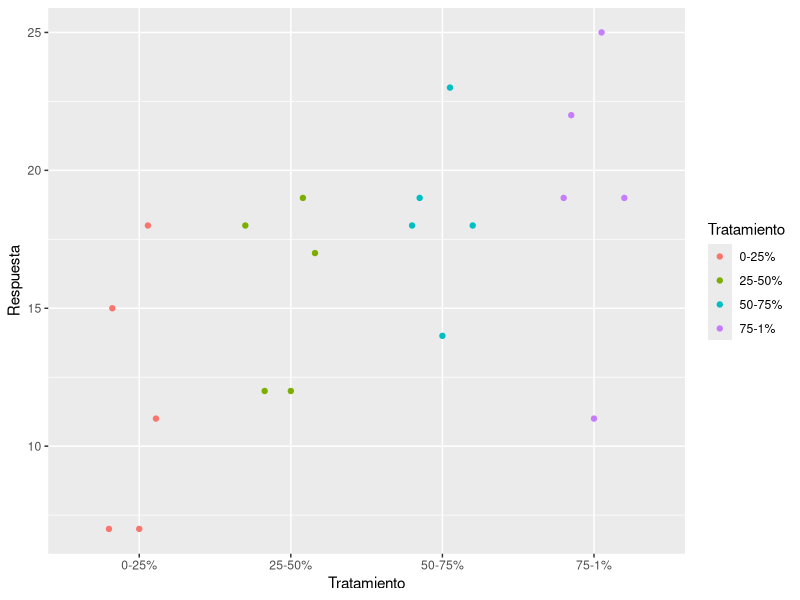
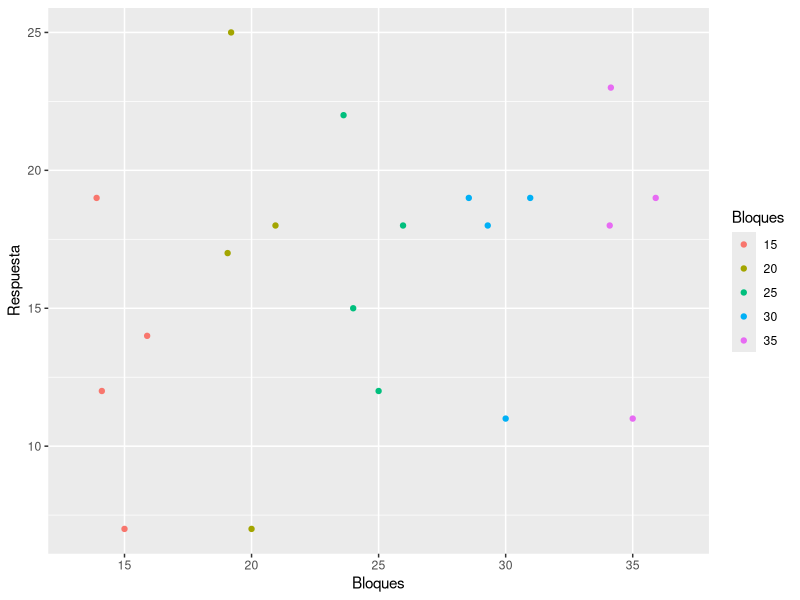

Source code (R) for these figures, in order:
## ---- chunk 1
knitr::opts_chunk$set(echo = TRUE)
## ---- chunk 2

library(reshape)
library(kableExtra)
library(ggplot2)
library(ggbeeswarm)

#Creando el Data Frame

Paracetamol<-c("0-25%","25-50%","50-75%","75-1%")
AR1<-c(7,12,14,19) #Actividad Renal nivel 1
AR2<-c(7,17,18,25) #Actividad Renal nivel 2
AR3<-c(15,12,18,22)#Actividad Renal nivel 3
AR4<-c(11,18,19,19)#Actividad Renal nivel 4
AR5<-c(18,19,23,11)#Actividad Renal nivel 5

i<-data.frame(Paracetamol,AR1,AR2,AR3,AR4,AR5) #los bloques representan la restriccion de la aleatoriedad
colnames(i)=c("PARACETAMOL","15","20","25","30","35")
#Variable respuesta: Niveles de Toxicidad hepática

Respuesta<-c(7,7,15,11,18,12,17,12,18,19,14,18,18,19,23,19,25,22,19,11)
Tratamiento<-c("0-25%","0-25%","0-25%","0-25%","0-25%","25-50%","25-50%","25-50%","25-50%","25-50%","50-75%","50-75%","50-75%","50-75%","50-75%","75-1%","75-1%","75-1%","75-1%","75-1%")
Bloques<-c("15","20","25","30","35","15","20","25","30","35","15","20","25","30","35","15","20","25","30","35")

## ---- chunk 3
i%>% 
  kbl %>% 
  kable_paper("hover",full_width = T)

## ---- chunk 4
library(kableExtra)
library(ggplot2)
library(ggbeeswarm)

## ---- chunk 5
datos_parac<-data.frame(Respuesta,Tratamiento,Bloques)
tratam_parac<-factor(Tratamiento)
bloque_act_ren<-factor(Bloques)

#Determinacion de los factores y bloques

tratamientof<-factor(tratam_parac)
bloquef<-factor(bloque_act_ren)
## ---- chunk 6
modelo<-lm(Respuesta~tratam_parac+bloque_act_ren)
ANOVA<-aov(modelo)
RESUMEN_ANOVA<-summary(ANOVA)

## ---- chunk 7
ggplot(datos_parac, aes(x = Tratamiento, y = Respuesta, color = Tratamiento)) +
  geom_quasirandom()

## ---- chunk 8

ggplot(datos_parac, aes(x = Bloques, y = Respuesta, color = Bloques)) +
  geom_quasirandom()


## ---- chunk 9
summary(modelo)

## ---- chunk 10
RESUMEN_ANOVA
## ---- chunk 11
normalidad=shapiro.test(resid(modelo))
print(normalidad)

## ---- chunk 12
## Homocedasticidad Tratamientos

homocedasticidad_tratamiento=bartlett.test(resid(modelo)~Tratamiento)
print(homocedasticidad_tratamiento)

## ---- chunk 13

homocedasticidad_bloques=bartlett.test(resid(modelo)~Bloques)
print(homocedasticidad_bloques)
